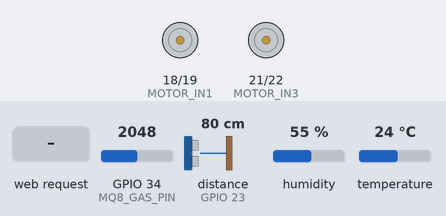
This sketch was run on a simulated ESP32. Shown: motor-driver pin pairs drawn as motors (green arrow = first pin HIGH = forward, orange = second pin HIGH = backward, longer = more drive). Wiring (inferred from the names in the program): ultrasonic range finder: trigger GPIO 5; echo GPIO 23; IR receiver: data GPIO 35. Inputs (shaded band) come from the test bench; at power-on: GPIO 34 (MQ8_GAS_PIN) = 2048, distance to the obstacle (sensor on GPIO 23) 80 cm, humidity 55 %, temperature 24 °C. The echo pulse lasts 58.3 µs per cm; what the sketch prints to the serial monitor is not drawn.

Above: at 1.2 s.
1.3 s: HTTP request GET /control?dir=forward received
At 2.1 s:
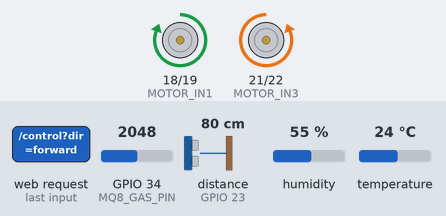
2.8 s: HTTP request GET /control?dir=backward received
At 3.3 s:
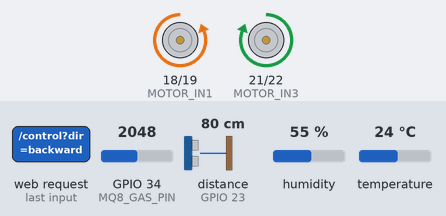
4.3 s: HTTP request GET /control?dir=left received
At 5.5 s:
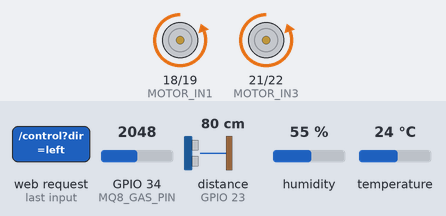
5.8 s: HTTP request GET /control?dir=right received
At 6.7 s:
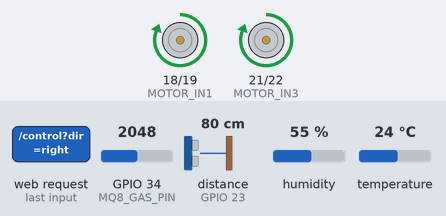
7.3 s: HTTP request GET /control?dir=1 received
At 7.9 s:
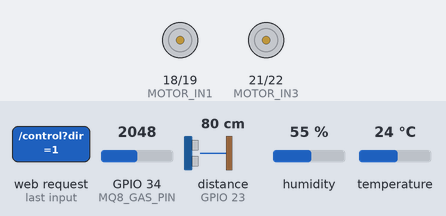
8.8 s: HTTP request GET /toggle-mode received
At 9.2 s:
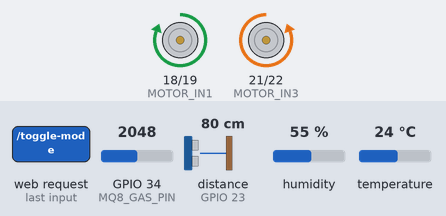
Timing chart, 0 to 11.3 s (numbered marks = the images above; inputs shaded):
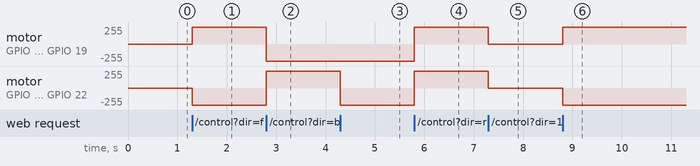

Measured:
- after the input at 1.3 s, motor on GPIO 18 (MOTOR_IN1) / GPIO 19 (MOTOR_IN2): stopped → forward 255/255 at once; motor on GPIO 21 (MOTOR_IN3) / GPIO 22 (MOTOR_IN4): stopped → backward 255/255 at once
- after the input at 2.8 s, motor on GPIO 18 (MOTOR_IN1) / GPIO 19 (MOTOR_IN2): forward 255/255 → backward 255/255 at once; motor on GPIO 21 (MOTOR_IN3) / GPIO 22 (MOTOR_IN4): backward 255/255 → forward 255/255 at once
- after the input at 4.3 s, motor on GPIO 21 (MOTOR_IN3) / GPIO 22 (MOTOR_IN4): forward 255/255 → backward 255/255 at once
- after the input at 5.8 s, motor on GPIO 18 (MOTOR_IN1) / GPIO 19 (MOTOR_IN2), motor on GPIO 21 (MOTOR_IN3) / GPIO 22 (MOTOR_IN4): backward 255/255 → forward 255/255 at once
- after the input at 7.3 s, motor on GPIO 18 (MOTOR_IN1) / GPIO 19 (MOTOR_IN2), motor on GPIO 21 (MOTOR_IN3) / GPIO 22 (MOTOR_IN4): forward 255/255 → stopped at once
- after the input at 8.8 s, motor on GPIO 18 (MOTOR_IN1) / GPIO 19 (MOTOR_IN2): stopped → forward 255/255 at once; motor on GPIO 21 (MOTOR_IN3) / GPIO 22 (MOTOR_IN4): stopped → backward 255/255 at once

The sketch:

classlab_esp.ino
```cpp
#include <WiFi.h>
#include <WebServer.h>
#include <DHT.h>
#include "index_html.h"

// ==========================================
// PIN DEFINITIONS
// ==========================================
#define MOTOR_IN1 18
#define MOTOR_IN2 19
#define MOTOR_IN3 21
#define MOTOR_IN4 22

#define TRIG_PIN 5
#define ECHO_PIN 23

#define DHT_PIN 4
#define DHT_TYPE DHT11

#define MQ8_GAS_PIN 34
#define MH8_IR_PIN 35

// ==========================================
// MOTOR DIRECTION TUNING
// ==========================================
// Motor A = IN1/IN2 (left), Motor B = IN3/IN4 (right).
// Your motors are mounted mirrored, so B is inverted by default.
// If FWD now drives BACKWARD: set A to true and B to false.
// If LEFT and RIGHT are swapped: set SWAP_LEFT_RIGHT to true.
#define INVERT_MOTOR_A false
#define INVERT_MOTOR_B true
#define SWAP_LEFT_RIGHT false

// ==========================================
// HARDWARE INSTANCES & GLOBALS
// ==========================================
DHT dht(DHT_PIN, DHT_TYPE);
WebServer server(80);

const char* AP_SSID = "ESP32_Rover_Network";
const char* AP_PASS = "12345678";

bool isAutoMode = false;

float distanceCm = 0.0;
float temperature = 0.0;
float humidity = 0.0;
int rawGasValue = 0;
int gasPercentage = 0;
bool irObstacleDetected = false;

String camIP = "";  // filled in when the ESP32-CAM registers itself

unsigned long lastSensorRead = 0;
unsigned long lastAvoidRead = 0;

// Non-blocking obstacle avoidance state machine
enum AvoidState { AV_DRIVE, AV_PAUSE1, AV_BACK, AV_PAUSE2, AV_TURN };
AvoidState avoidState = AV_DRIVE;
unsigned long avoidStateStart = 0;

// ==========================================
// MOTOR CONTROL FUNCTIONS
// dir: 1 = forward, -1 = backward, 0 = stop
// ==========================================
void motorA(int dir) {
  if (INVERT_MOTOR_A) dir = -dir;
  digitalWrite(MOTOR_IN1, dir > 0 ? HIGH : LOW);
  digitalWrite(MOTOR_IN2, dir < 0 ? HIGH : LOW);
}

void motorB(int dir) {
  if (INVERT_MOTOR_B) dir = -dir;
  digitalWrite(MOTOR_IN3, dir > 0 ? HIGH : LOW);
  digitalWrite(MOTOR_IN4, dir < 0 ? HIGH : LOW);
}

void stopMotors()   { motorA(0);  motorB(0); }
void moveForward()  { motorA(1);  motorB(1); }
void moveBackward() { motorA(-1); motorB(-1); }

void turnLeft() {
  if (SWAP_LEFT_RIGHT) { motorA(1); motorB(-1); }
  else                 { motorA(-1); motorB(1); }
}

void turnRight() {
  if (SWAP_LEFT_RIGHT) { motorA(-1); motorB(1); }
  else                 { motorA(1); motorB(-1); }
}

// ==========================================
// SENSOR READING FUNCTIONS
// ==========================================
float readUltrasonicDistance() {
  digitalWrite(TRIG_PIN, LOW);
  delayMicroseconds(2);
  digitalWrite(TRIG_PIN, HIGH);
  delayMicroseconds(10);
  digitalWrite(TRIG_PIN, LOW);

  long duration = pulseIn(ECHO_PIN, HIGH, 26000);
  if (duration == 0) return 400.0;
  return (duration * 0.0343) / 2.0;
}

void readAllSensors() {
  distanceCm = readUltrasonicDistance();

  float t = dht.readTemperature();
  float h = dht.readHumidity();
  if (!isnan(t)) temperature = t;
  if (!isnan(h)) humidity = h;

  rawGasValue = analogRead(MQ8_GAS_PIN);
  gasPercentage = map(rawGasValue, 0, 4095, 0, 100);

  irObstacleDetected = (digitalRead(MH8_IR_PIN) == LOW);
}

// ==========================================
// NON-BLOCKING OBSTACLE AVOIDANCE
// ==========================================
void setAvoidState(AvoidState s) {
  avoidState = s;
  avoidStateStart = millis();
}

void resetAvoidance() {
  avoidState = AV_DRIVE;
  avoidStateStart = millis();
}

void handleObstacleAvoidance() {
  unsigned long now = millis();

  switch (avoidState) {
    case AV_DRIVE:
      if (now - lastAvoidRead >= 60) {
        lastAvoidRead = now;
        distanceCm = readUltrasonicDistance();
        irObstacleDetected = (digitalRead(MH8_IR_PIN) == LOW);

        if ((distanceCm < 25.0 && distanceCm > 0) || irObstacleDetected) {
          stopMotors();
          setAvoidState(AV_PAUSE1);
        } else {
          moveForward();
        }
      }
      break;

    case AV_PAUSE1:
      if (now - avoidStateStart >= 150) {
        moveBackward();
        setAvoidState(AV_BACK);
      }
      break;

    case AV_BACK:
      if (now - avoidStateStart >= 300) {
        stopMotors();
        setAvoidState(AV_PAUSE2);
      }
      break;

    case AV_PAUSE2:
      if (now - avoidStateStart >= 150) {
        turnRight();
        setAvoidState(AV_TURN);
      }
      break;

    case AV_TURN:
      if (now - avoidStateStart >= 400) {
        stopMotors();
        setAvoidState(AV_DRIVE);
      }
      break;
  }
}

// ==========================================
// ROUTE HANDLERS
// ==========================================
void handleRoot() {
  server.send(200, "text/html", HTML_PAGE);
}

void handleApiData() {
  String json = "{";
  json += "\"dist\":" + String(distanceCm, 1) + ",";
  json += "\"ir\":" + String(irObstacleDetected ? "true" : "false") + ",";
  json += "\"gas\":" + String(gasPercentage) + ",";
  json += "\"temp\":" + String(temperature, 1) + ",";
  json += "\"hum\":" + String(humidity, 1) + ",";
  json += "\"auto\":" + String(isAutoMode ? "true" : "false") + ",";
  json += "\"cam\":\"" + camIP + "\"";
  json += "}";
  server.send(200, "application/json", json);
}

void handleControl() {
  if (!isAutoMode && server.hasArg("dir")) {
    String dir = server.arg("dir");
    if (dir == "forward") moveForward();
    else if (dir == "backward") moveBackward();
    else if (dir == "left") turnLeft();
    else if (dir == "right") turnRight();
    else stopMotors();
  }
  server.send(200, "text/plain", "OK");
}

void handleToggleMode() {
  isAutoMode = !isAutoMode;
  stopMotors();
  resetAvoidance();
  server.send(200, "text/plain", "OK");
}

// The ESP32-CAM calls this after joining the network
void handleCamRegister() {
  camIP = server.client().remoteIP().toString();
  Serial.print("Camera registered at: ");
  Serial.println(camIP);
  server.send(200, "text/plain", "OK");
}

// ==========================================
// SETUP & LOOP
// ==========================================
void setup() {
  Serial.begin(115200);

  pinMode(MOTOR_IN1, OUTPUT);
  pinMode(MOTOR_IN2, OUTPUT);
  pinMode(MOTOR_IN3, OUTPUT);
  pinMode(MOTOR_IN4, OUTPUT);
  stopMotors();

  pinMode(TRIG_PIN, OUTPUT);
  pinMode(ECHO_PIN, INPUT);
  pinMode(MQ8_GAS_PIN, INPUT);
  pinMode(MH8_IR_PIN, INPUT);

  dht.begin();

  WiFi.softAP(AP_SSID, AP_PASS);
  Serial.println("\n--- Private Hotspot Started ---");
  Serial.print("SSID: "); Serial.println(AP_SSID);
  Serial.print("IP Address: "); Serial.println(WiFi.softAPIP());

  server.on("/", handleRoot);
  server.on("/api/data", handleApiData);
  server.on("/control", handleControl);
  server.on("/toggle-mode", handleToggleMode);
  server.on("/cam-register", handleCamRegister);
  server.begin();
}

void loop() {
  server.handleClient();

  if (millis() - lastSensorRead > 400) {
    readAllSensors();
    lastSensorRead = millis();
  }

  if (isAutoMode) {
    handleObstacleAvoidance();
  }
}
```

index_html.h
```cpp
#pragma once
#include <pgmspace.h>

const char HTML_PAGE[] PROGMEM = R"HTMLPAGE(
<!DOCTYPE html>
<html>
<head>
  <meta name="viewport" content="width=device-width, initial-scale=1.0">
  <title>ESP32 Rover Dashboard</title>
  <style>
    body { font-family: Arial, sans-serif; background: #0f172a; color: #f8fafc; text-align: center; margin: 0; padding: 15px; }
    h2 { color: #38bdf8; margin-bottom: 5px; }
    .stream-box { max-width: 500px; min-height: 60px; margin: 10px auto; background: #000; border-radius: 10px; overflow: hidden; border: 2px solid #334155; color: #94a3b8; padding: 5px; }
    .stream-box img { width: 100%; height: auto; display: block; }
    .grid { display: grid; grid-template-columns: repeat(auto-fit, minmax(110px, 1fr)); gap: 10px; max-width: 550px; margin: 15px auto; }
    .card { background: #1e293b; padding: 10px; border-radius: 10px; border: 1px solid #334155; }
    .val { font-size: 1.2em; font-weight: bold; color: #4ade80; margin-top: 5px; }
    .btn-grid { display: grid; grid-template-columns: repeat(3, 1fr); gap: 10px; max-width: 300px; margin: 15px auto; }
    button { background: #3b82f6; color: white; border: none; padding: 15px; font-size: 1.1em; border-radius: 8px; font-weight: bold; cursor: pointer; touch-action: manipulation; }
    button:active { background: #1d4ed8; }
    .stop-btn { background: #ef4444; }
    .toggle-btn { background: #8b5cf6; width: 100%; max-width: 300px; padding: 12px; margin-top: 10px; }
    .mode-box { margin: 10px 0; font-weight: bold; color: #facc15; }
    .alarm { color: #ef4444 !important; animation: blink 1s infinite; }
    @keyframes blink { 50% { opacity: 0.5; } }
  </style>
</head>
<body>
  <h2>ESP32 ROVER DASHBOARD</h2>
  <div class="mode-box">MODE: <span id="mode-text">MANUAL</span></div>

  <div class="stream-box">
    <div id="cam-status">Waiting for camera...</div>
    <img id="cam" style="display:none;" alt="Camera stream" />
  </div>

  <div class="grid">
    <div class="card">Sonar<div class="val" id="dist">-- cm</div></div>
    <div class="card">IR Sensor<div class="val" id="ir">--</div></div>
    <div class="card">MQ-8 Gas<div class="val" id="gas">-- %</div></div>
    <div class="card">Temp<div class="val" id="temp">-- &deg;C</div></div>
    <div class="card">Humidity<div class="val" id="hum">-- %</div></div>
  </div>

  <button class="toggle-btn" onclick="fetch('/toggle-mode')">Switch Mode (Auto/Manual)</button>

  <h3 style="margin-top:20px;">Manual Driving Controls</h3>
  <div class="btn-grid">
    <div></div>
    <button onclick="sendCmd('forward')">&#9650;<br>FWD</button>
    <div></div>
    <button onclick="sendCmd('left')">&#9664;<br>LEFT</button>
    <button class="stop-btn" onclick="sendCmd('stop')">STOP</button>
    <button onclick="sendCmd('right')">&#9654;<br>RIGHT</button>
    <div></div>
    <button onclick="sendCmd('backward')">&#9660;<br>REV</button>
    <div></div>
  </div>

  <script>
    var currentCam = '';
    var camImg = document.getElementById('cam');
    var camStatus = document.getElementById('cam-status');

    camImg.onload = function() {
      camImg.style.display = 'block';
      camStatus.style.display = 'none';
    };

    camImg.onerror = function() {
      camImg.style.display = 'none';
      camStatus.style.display = 'block';
      camStatus.innerText = 'Camera stream lost, retrying...';
      var ip = currentCam;
      if (ip) {
        setTimeout(function() {
          if (ip === currentCam) {
            camImg.src = 'http://' + ip + ':81/stream?t=' + Date.now();
          }
        }, 2000);
      }
    };

    function sendCmd(cmd) { fetch('/control?dir=' + cmd); }

    function updateData() {
      fetch('/api/data')
        .then(function(res) { return res.json(); })
        .then(function(data) {
          document.getElementById('dist').innerText = data.dist + ' cm';

          var irElem = document.getElementById('ir');
          irElem.innerText = data.ir ? 'DETECTED' : 'CLEAR';
          irElem.style.color = data.ir ? '#ef4444' : '#4ade80';

          var gasElem = document.getElementById('gas');
          gasElem.innerText = data.gas + ' %';
          if (data.gas > 60) {
            gasElem.classList.add('alarm');
          } else {
            gasElem.classList.remove('alarm');
          }

          document.getElementById('temp').innerText = data.temp + ' \u00B0C';
          document.getElementById('hum').innerText = data.hum + ' %';
          document.getElementById('mode-text').innerText = data.auto ? 'AUTONOMOUS' : 'MANUAL';

          if (data.cam && data.cam !== currentCam) {
            currentCam = data.cam;
            camStatus.innerText = 'Connecting to camera at ' + data.cam + '...';
            camImg.src = 'http://' + data.cam + ':81/stream';
          }
        })
        .catch(function(e) {});
    }
    setInterval(updateData, 400);
  </script>
</body>
</html>
)HTMLPAGE";
```
